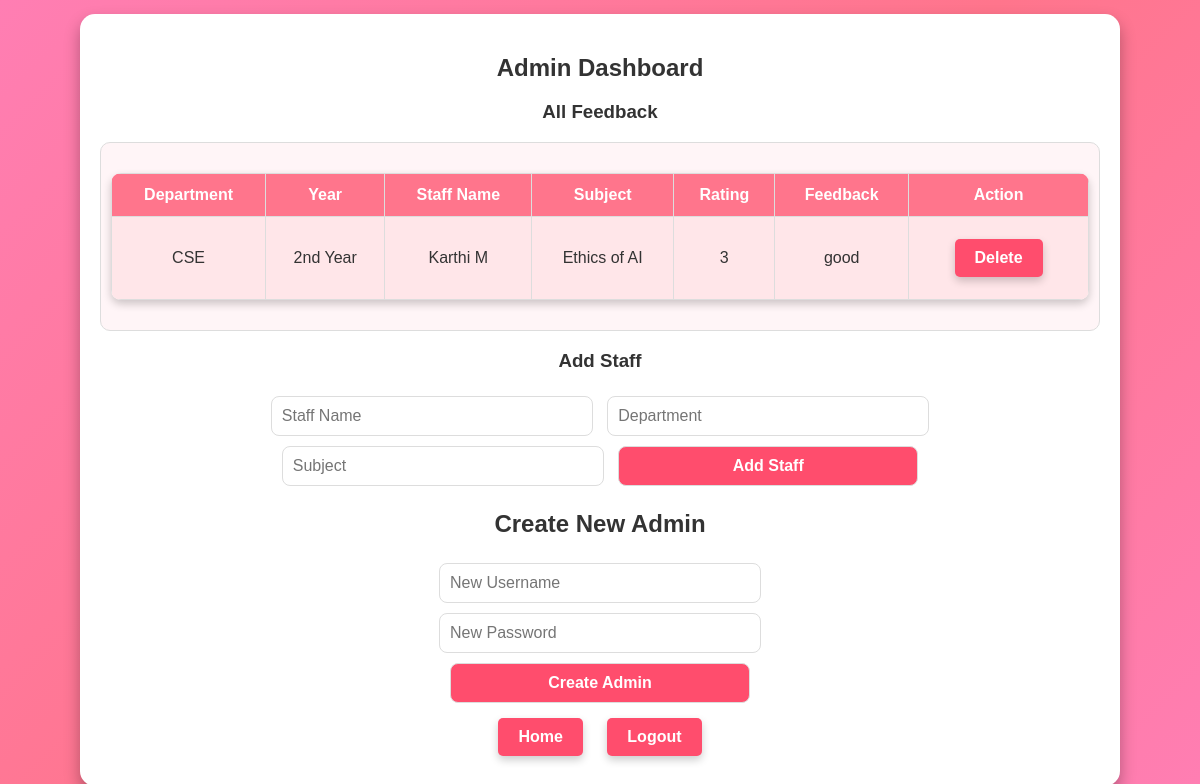
The app's page /admin_dashboard (signed in), older data.
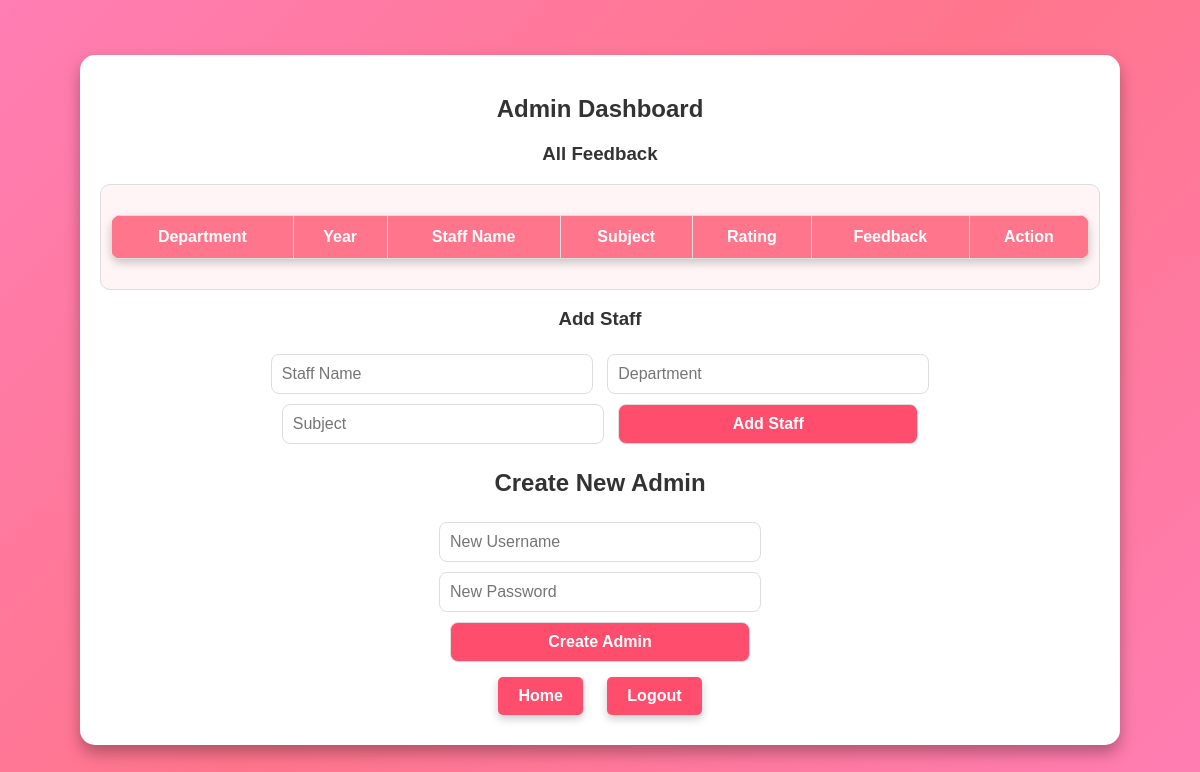
The same page, newer data.
### tables this page shows
CREATE TABLE feedback (
                        id INTEGER PRIMARY KEY AUTOINCREMENT, 
                        department TEXT, 
                        year TEXT, 
                        staff_name TEXT, 
                        subject TEXT,
                        rating INTEGER, 
                        feedback TEXT);

### app.py (the view)
@app.route("/admin_dashboard")
def admin_dashboard():
    if "admin" not in session:
        return redirect(url_for("admin_login"))
    conn = sqlite3.connect("database.db")
    cursor = conn.cursor()
    cursor.execute("SELECT * FROM feedback")
    feedback_list = cursor.fetchall()
    cursor.execute("SELECT * FROM staff")
    staff_list = cursor.fetchall()
    conn.close()
    return render_template("admin_dashboard.html", feedback_list=feedback_list, staff_list=staff_list)

### templates/admin_dashboard.html (shortened to what this page needs)
<!DOCTYPE html>
<html lang="en">
<head>
    <link rel="stylesheet" href="../static/styles.css">
</head>
<body>
    <div class="container">
        <h2>Admin Dashboard</h2>
        <h3>All Feedback</h3>
        <div class="feedback-container">
            <table>
                <tr>
                    <th>Department</th>
                    <th>Year</th>
                    <th>Staff Name</th>
                    <th>Subject</th>
                    <th>Rating</th>
                    <th>Feedback</th>
                    <th>Action</th>
                </tr>
                {% for feedback in feedback_list %}
                <tr>
                    <td>{{ feedback[1] }}</td>
                    <td>{{ feedback[2] }}</td>
                    <td>{{ feedback[3] }}</td>
                    <td>{{ feedback[4] }}</td>
                    <td>{{ feedback[5] }}</td>
                    <td>{{ feedback[6] }}</td>
                    <td><a href="/admin/delete_feedback/{{ feedback[0] }}" class="button">Delete</a></td>
                </tr>
                {% endfor %}
            </table>
        </div>
        <h3>Add Staff</h3>
        <div class="form-container">
            <form action="/admin/add_staff" method="post">
                <input type="text" name="name" placeholder="Staff Name" required>
                <input type="text" name="department" placeholder="Department" required>
                <input type="text" name="subject" placeholder="Subject" required>
                <button type="submit">Add Staff</button>
            </form>
        </div>
        <h2>Create New Admin</h2>
        <div class="form-container">
            <form action="/create_admin" method="post">
                <input type="text" name="new_username" placeholder="New Username" required>
                <input type="password" name="new_password" placeholder="New Password" required>
                <button type="submit">Create Admin</button>
            </form>
        </div>
        <a href="/" class="button">Home</a>
        <a href="/admin/logout" class="button">Logout</a>
    </div>
</body>
</html>

### static/styles.css (style rules this page uses)
body { background: linear-gradient(to right, #1E3C72, #2A5298); color: white; font-family: Arial, sans-serif; text-align: center; }
.container { width: 50%; margin: auto; background: rgba(255, 255, 255, 0.1); padding: 20px; border-radius: 10px; }
input, select, textarea { width: 100%; padding: 10px; margin: 10px 0; border-radius: 5px; }
button { background: #4CAF50; padding: 10px 15px; color: white; border: none; border-radius: 5px; cursor: pointer; }

### templates/admin_dashboard.html (style rules this page uses)
body { font-family: 'Poppins', sans-serif; background: linear-gradient(135deg, #ff7eb3, #ff758c, #ff7eb3); margin: 0; padding: 0; display: flex; justify-content: center; align-items: center; height: 100vh; }
.container { width: 90%; max-width: 1000px; background: white; padding: 20px; border-radius: 15px; box-shadow: 0 8px 16px rgba(0, 0, 0, 0.3); text-align: center; animation: fadeIn 1s ease-in-out; }
h2, h3 { color: #333; font-weight: 600; }
table { width: 100%; border-collapse: collapse; margin: 20px 0; background: white; color: #333; box-shadow: 0 4px 8px rgba(0, 0, 0, 0.2); border-radius: 10px; overflow: hidden; }
th, td { border: 1px solid #ddd; padding: 12px; text-align: center; }
th { background: #ff758c; color: white; }
.button { display: inline-block; padding: 10px 20px; margin: 10px; text-decoration: none; color: white; background: #ff4d6d; border-radius: 5px; border: none; cursor: pointer; transition: 0.3s ease-in-out; font-weight: bold; box-shadow: 0 4px 8px rgba(0, 0, 0, 0.2); }
input, button { padding: 10px; margin: 5px; border-radius: 8px; border: 1px solid #ddd; width: 90%; max-width: 300px; font-size: 16px; }
button { background: #ff4d6d; color: white; cursor: pointer; transition: 0.3s ease-in-out; font-weight: bold; }
.form-container { display: flex; flex-direction: column; align-items: center; gap: 10px; }
.feedback-container { max-height: 300px; overflow-y: auto; border: 1px solid #ddd; border-radius: 10px; padding: 10px; background: #fff5f7; }

Row changes from the older to the newer data that the page shows:
removed feedback: department "CSE", year "2nd Year", staff_name "Karthi M", subject "Ethics of AI", rating "3", feedback "good"
